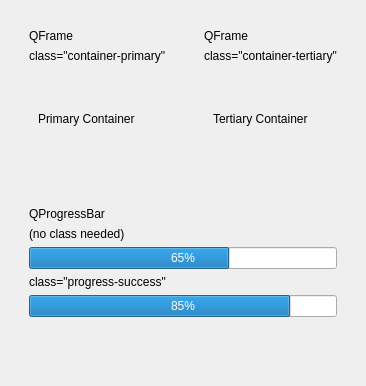
      <widget class="QWidget" name="containersTab">
       <attribute name="title">
        <string>Containers</string>
       </attribute>
       <layout class="QGridLayout" name="gridLayout_4">
        <property name="leftMargin">
         <number>20</number>
        </property>
        <property name="topMargin">
         <number>20</number>
        </property>
        <property name="rightMargin">
         <number>20</number>
        </property>
        <property name="bottomMargin">
         <number>20</number>
        </property>
        <property name="spacing">
         <number>20</number>
        </property>
        <item row="0" column="0">
         <widget class="QFrame" name="frame_25">
          <property name="frameShape">
           <enum>QFrame::NoFrame</enum>
          </property>
          <property name="class" stdset="0">
           <string>container-secondary</string>
          </property>
          <layout class="QVBoxLayout" name="verticalLayout_27">
           <item>
            <widget class="QLabel" name="label_55">
             <property name="text">
              <string>QFrame</string>
             </property>
             <property name="class" stdset="0">
              <string>text-bold</string>
             </property>
            </widget>
           </item>
           <item>
            <widget class="QLabel" name="label_56">
             <property name="text">
              <string>class=&quot;container-primary&quot;</string>
             </property>
             <property name="class" stdset="0">
              <string>text-small code</string>
             </property>
            </widget>
           </item>
           <item>
            <widget class="QFrame" name="frame_27">
             <property name="minimumSize">
              <size>
               <width>0</width>
               <height>100</height>
              </size>
             </property>
             <property name="frameShape">
              <enum>QFrame::NoFrame</enum>
             </property>
             <property name="class" stdset="0">
              <string>container-primary</string>
             </property>
             <layout class="QVBoxLayout" name="verticalLayout_29">
              <item>
               <widget class="QLabel" name="label_59">
                <property name="text">
                 <string>Primary Container</string>
                </property>
               </widget>
              </item>
             </layout>
            </widget>
           </item>
          </layout>
         </widget>
        </item>
        <item row="0" column="1">
         <widget class="QFrame" name="frame_26">
          <property name="frameShape">
           <enum>QFrame::NoFrame</enum>
          </property>
          <property name="class" stdset="0">
           <string>container-secondary</string>
          </property>
          <layout class="QVBoxLayout" name="verticalLayout_28">
           <item>
            <widget class="QLabel" name="label_57">
             <property name="text">
              <string>QFrame</string>
             </property>
             <property name="class" stdset="0">
              <string>text-bold</string>
             </property>
            </widget>
           </item>
           <item>
            <widget class="QLabel" name="label_58">
             <property name="text">
              <string>class=&quot;container-tertiary&quot;</string>
             </property>
             <property name="class" stdset="0">
              <string>text-small code</string>
             </property>
            </widget>
           </item>
           <item>
            <widget class="QFrame" name="frame_28">
             <property name="minimumSize">
              <size>
               <width>0</width>
               <height>100</height>
              </size>
             </property>
             <property name="frameShape">
              <enum>QFrame::NoFrame</enum>
             </property>
             <property name="class" stdset="0">
              <string>container-tertiary</string>
             </property>
             <layout class="QVBoxLayout" name="verticalLayout_30">
              <item>
               <widget class="QLabel" name="label_60">
                <property name="text">
                 <string>Tertiary Container</string>
                </property>
               </widget>
              </item>
             </layout>
            </widget>
           </item>
          </layout>
         </widget>
        </item>
        <item row="1" column="0" colspan="2">
         <widget class="QFrame" name="frame_29">
          <property name="frameShape">
           <enum>QFrame::NoFrame</enum>
          </property>
          <property name="class" stdset="0">
           <string>container-secondary</string>
          </property>
          <layout class="QVBoxLayout" name="verticalLayout_31">
           <item>
            <widget class="QLabel" name="label_61">
             <property name="text">
              <string>QProgressBar</string>
             </property>
             <property name="class" stdset="0">
              <string>text-bold</string>
             </property>
            </widget>
           </item>
           <item>
            <widget class="QLabel" name="label_62">
             <property name="text">
              <string>(no class needed)</string>
             </property>
             <property name="class" stdset="0">
              <string>text-small code</string>
             </property>
            </widget>
           </item>
           <item>
            <widget class="QProgressBar" name="progressBar">
             <property name="value">
              <number>65</number>
             </property>
            </widget>
           </item>
           <item>
            <widget class="QLabel" name="label_63">
             <property name="text">
              <string>class=&quot;progress-success&quot;</string>
             </property>
             <property name="class" stdset="0">
              <string>text-small code</string>
             </property>
            </widget>
           </item>
           <item>
            <widget class="QProgressBar" name="progressBar_2">
             <property name="value">
              <number>85</number>
             </property>
             <property name="class" stdset="0">
              <string>progress-success</string>
             </property>
            </widget>
           </item>
          </layout>
         </widget>
        </item>
        <item row="2" column="0" colspan="2">
         <spacer name="verticalSpacer_4">
          <property name="orientation">
           <enum>Qt::Vertical</enum>
          </property>
          <property name="sizeHint" stdset="0">
           <size>
            <width>20</width>
            <height>40</height>
           </size>
          </property>
         </spacer>
        </item>
       </layout>
      </widget>
